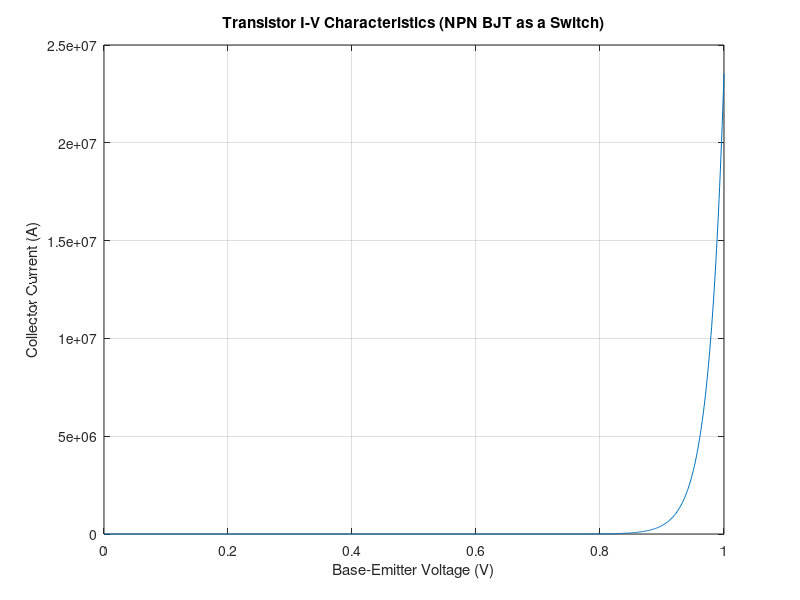

Write MATLAB code to recreate this figure.
% Define constants for the transistor 
% Md. Roknuzzaman Rikon
% 26-09-2024

Is = 1e-12;   % Saturation current (amperes) 
Vt = 0.025;   % Thermal voltage (volts) 
beta = 100;   % Current gain (beta) of the transistor 

% Step 1: Define the base-emitter voltage range 
Vbe = linspace(0, 1, 1000);  % Base-emitter voltage range (volts) 

% Step 2: Define the collector current equation (using BJT model) 
Ib = Is * (exp(Vbe / Vt) - 1);  % Base current (amperes) 
Ic = beta * Ib;                 % Collector current (amperes) 

% Step 3: Plot the collector current vs base-emitter voltage 
plot(Vbe, Ic); 
xlabel('Base-Emitter Voltage (V)'); 
ylabel('Collector Current (A)'); 
title('Transistor I-V Characteristics (NPN BJT as a Switch)'); 
grid on;
